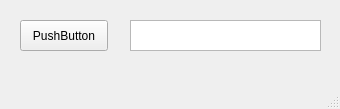
<?xml version="1.0" encoding="UTF-8"?>
<ui version="4.0">
 <class>MainWindow</class>
 <widget class="QMainWindow" name="MainWindow">
  <property name="geometry">
   <rect>
    <x>0</x>
    <y>0</y>
    <width>340</width>
    <height>109</height>
   </rect>
  </property>
  <property name="windowTitle">
   <string>MainWindow</string>
  </property>
  <widget class="QWidget" name="centralwidget">
   <widget class="QPushButton" name="pushButton">
    <property name="geometry">
     <rect>
      <x>20</x>
      <y>20</y>
      <width>88</width>
      <height>31</height>
     </rect>
    </property>
    <property name="text">
     <string>PushButton</string>
    </property>
   </widget>
   <widget class="QTextEdit" name="textEdit">
    <property name="geometry">
     <rect>
      <x>130</x>
      <y>20</y>
      <width>191</width>
      <height>31</height>
     </rect>
    </property>
   </widget>
  </widget>
  <widget class="QMenuBar" name="menubar">
   <property name="geometry">
    <rect>
     <x>0</x>
     <y>0</y>
     <width>340</width>
     <height>22</height>
    </rect>
   </property>
  </widget>
  <widget class="QStatusBar" name="statusbar"/>
 </widget>
 <resources/>
 <connections/>
</ui>
